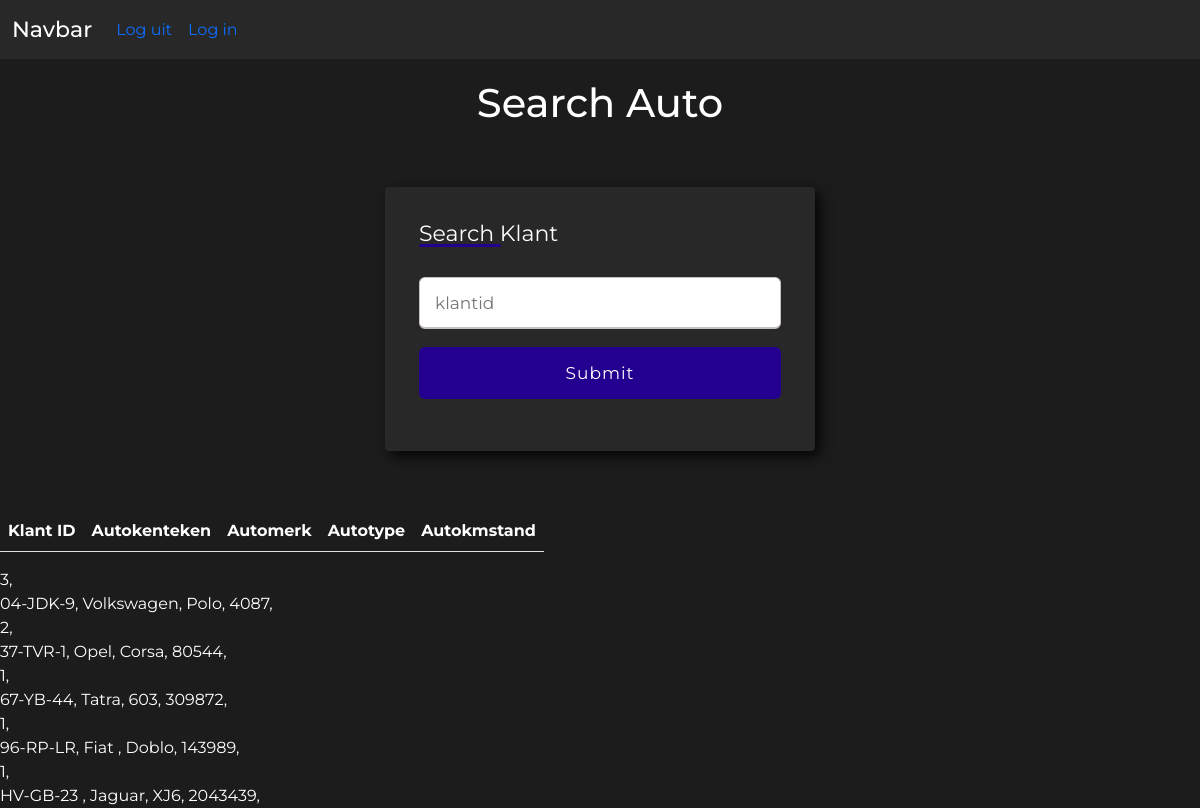
Screenshot of /garageproject-1.5/php/gar-search-auto1.php (signed in) with the database file from the repository.
### tables this page shows
CREATE TABLE `autos` (
  `autokenteken` varchar(128) NOT NULL,
  `automerk` varchar(128) NOT NULL,
  `autotype` varchar(128) NOT NULL,
  `autokmstand` int(8) NOT NULL,
  `klanten_klantid` int(2) NOT NULL,
  `autofoto` blob NOT NULL
);

### garageproject-1.5/php/gar-search-auto1.php (the view, shortened to what this page needs)
<!DOCTYPE html>
<html lang="en">
<head>
    <link href="https://cdn.jsdelivr.net/npm/bootstrap@5.1.3/dist/css/bootstrap.min.css" rel="stylesheet">
    <link rel="stylesheet" href="../css/main.css">
</head>
<body>
<nav class="navbar navbar-expand-lg bg-color">
  <div class="container-fluid">
    <a class="navbar-brand" href="gar-menu.php">Navbar</a>
    <div class="collapse navbar-collapse" id="navbarSupportedContent">
      <ul class="navbar-nav me-auto mb-2 mb-lg-0">
        <li class="nav-item">
          <a class="nav-link active" aria-current="page" href="logout.php">Log uit</a>
        </li>
        <li class="nav-item">
          <a class="nav-link nav-color" href="login.php">Log in</a>
        </li>
      </ul>
    </div>
  </div>
</nav>
<div class="title">
  <h1>Search Auto</h1>
</div>
<div class="container">
  <div class="wrapper">
    <h2>Search Klant</h2>
    <form action="gar-search-auto2.php" method="post">
      <div class="input-box">
        <input type="text" name="klantidvak" placeholder="klantid" required>
      </div>
      <div class="input-box button">
        <input type="Submit">
      </div>
    </form>
  </div>
</div>
<table class="table">
    <tbody>
        <tr>
            <th scope="col">Klant ID</th>
            <th scope="col">Autokenteken</th>
            <th scope="col">Automerk</th>
            <th scope="col">Autotype</th>
            <th scope="col">Autokmstand</th>
        </tr>
    </tbody>
</table>
<?php
    require_once 'gar-connect.php';
    $autos = $database->prepare ("select autokenteken, automerk, autotype, autokmstand, autokmstand, klanten_klantid FROM autos");
    $autos->execute();
    foreach($autos as $auto) {
            echo "<td>" . $auto["klanten_klantid"] . ", " . "</td>" . "<br>";
            echo "<td>" . $auto["autokenteken"] . ", " . "</td>";
            echo "<td>" . $auto["automerk"] . ", " . "</td>";
            echo "<td>" . $auto["autotype"] . ", " . "</td>";
            echo "<td>" . $auto["autokmstand"] . ", " . "</td>";
            echo "<br>";
    }
?>
</body>
</html>

### garageproject-1.5/css/main.css (style rules this page uses)
* { margin: 0; padding: 0; }
body { font-family: 'Montserrat', sans-serif; background-color: #1C1C1C; color: white; }
a { color: #fff; }
.navbar-brand { font-weight: 500; font-size: 22px; }
.navbar, bg-color { background-color: #282828; }
.title { text-align: center; margin-top: 20px; margin-bottom: 20px; animation: Slide_Up 1.4s ease; }
.container { display: flex; justify-content: center; justify-content: space-around; margin-top: 10%; }
.table { display: inline-block; color: white; }
.wrapper { position: relative; max-width: 430px; width: 100%; background: #282828; padding: 34px; border-radius: 4px; box-shadow: 5px 5px 13px 0px rgba(0,0,0,0.87); bottom: 60px; animation: SecondSlide_Up 1.8s ease; }
.wrapper h2 { position: relative; font-size: 22px; font-weight: 400; color: #fff; }
.wrapper h2::before { content: ''; position: absolute; left: 0; bottom: 0; height: 3px; width: 82px; border-radius: 12px; background: #240090; }
.wrapper form { margin-top: 30px; }
.wrapper form .input-box { height: 52px; margin: 18px 0; }
form .input-box input { height: 100%; width: 100%; outline: none; padding: 0 15px; font-size: 17px; font-weight: 400; color: #333; border: 1.5px solid #C7BEBE; border-bottom-width: 2.5px; border-radius: 6px; transition: all 0.3s ease; }
.input-box input:focus, .input-box input:valid { border-color: #240090; }
.input-box.button input { color: #fff; letter-spacing: 1px; border: none; background: #240090; cursor: pointer; }

### rows the page displays
autos: klanten_klantid "3", autokenteken "04-JDK-9", automerk "Volkswagen", autotype "Polo", autokmstand "4087"
autos: klanten_klantid "2", autokenteken "37-TVR-1", automerk "Opel", autotype "Corsa", autokmstand "80544"
autos: klanten_klantid "1", autokenteken "67-YB-44", automerk "Tatra", autotype "603", autokmstand "309872"
autos: klanten_klantid "1", autokenteken "96-RP-LR", automerk "Fiat", autotype "Doblo", autokmstand "143989"
autos: klanten_klantid "1", autokenteken "HV-GB-23", automerk "Jaguar", autotype "XJ6", autokmstand "2043439"
